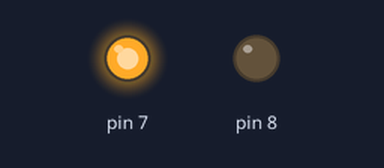
Bench run of a sketch on a simulated Arduino Uno, built with avr-gcc and run on an emulated ATmega328P. On the bench: output pins drawn as LEDs (lit = HIGH).

Above: at 0.1 s.
Timing chart, 0 to 1.6 s (numbered marks = the images above):
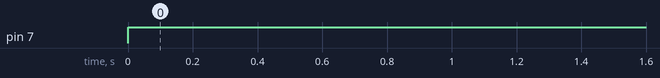

Measured:
- by itself, pin 7: LOW → HIGH at 0.00 s

The sketch:

XOR_Gate.ino
```cpp
void setup() {
  pinMode(8, OUTPUT);
  pinMode(7, OUTPUT);
}

void loop() {
  // XOR gate: the LED will turn on only if either pin 8 or 7 is HIGH.
  digitalWrite(8, LOW);
  digitalWrite(7, HIGH);
}
```
